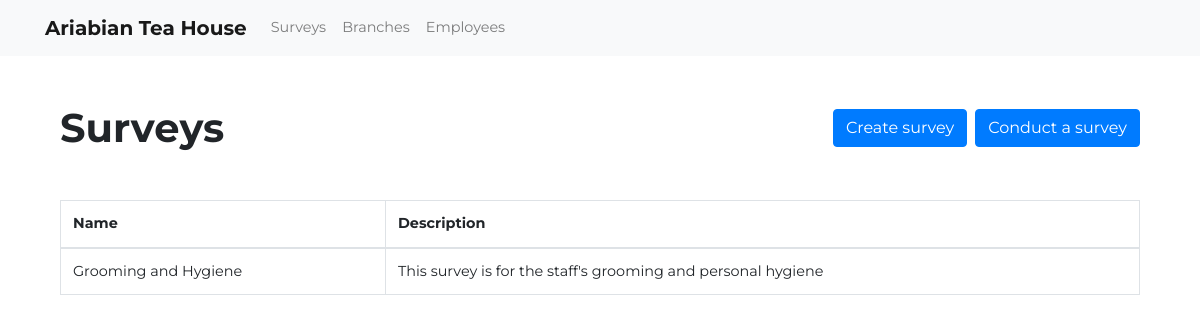
Screenshot of /surveys/ with the database file from the repository.
### athsurveyapp/models/models.py (models this page shows, shortened)
class Survey(db.Model):
    __tablename__ = "survey"
    id = db.Column(db.Integer, primary_key=True)
    name = db.Column(db.String(255), nullable=False)
    description = db.Column(db.String(64), nullable=False)
    date_created = db.Column(db.DateTime(
        timezone=True), server_default=func.now())
    last_updated = db.Column(db.DateTime(timezone=True), onupdate=func.now())
    questions = db.relationship("Question", backref="survey", lazy=True)

### athsurveyapp/blueprints/survey/views.py (the view)
@survey_page.route("/", methods=['GET'])
def survey_index():
    surveys = Survey.query.all()
    return render_template("surveys.html", surveys=surveys)

### athsurveyapp/blueprints/survey/templates/surveys.html (shortened to what this page needs)
{% extends 'layouts/base.html' %} {% block title %}ATH - Survey{% endblock %}  {%
block body %}
<div class="container">
  <div class="row justify-content-center align-items-center">
    <div class="col-6">
      <h1 class="m-0 font-weight-bold">Surveys</h1>
    </div>
    <div class="col-6">
      <a href="#" class="btn btn-primary float-right">Conduct a survey</a>
      <a
        href="{{url_for('survey_page.create_survey')}}"
        class="btn btn-primary float-right mr-2"
        >Create survey</a
      >
    </div>
  </div>
  <div class="row mt-5">
    <div class="col-12">
      <table class="table table-bordered table-hover">
        <thead>
          <tr>
            <th scope="col">Name</th>
            <th scope="col">Description</th>
          </tr>
        </thead>
        <tbody>
          {% for survey in surveys %}
          <tr>
            <td>{{ survey.name }}</td>
            <td>{{ survey.description }}</td>
          </tr>
          {% endfor %}
        </tbody>
      </table>
    </div>
  </div>
</div>
{% endblock %}

### athsurveyapp/static/styles/main.css (style rules this page uses)
html { position: relative; min-height: 100%; }
body { font-family: "Montserrat", sans-serif; font-size: 0.9rem; }

### rows the page displays
Survey: name "Grooming and Hygiene", description "This survey is for the staff's grooming and personal hygiene"
